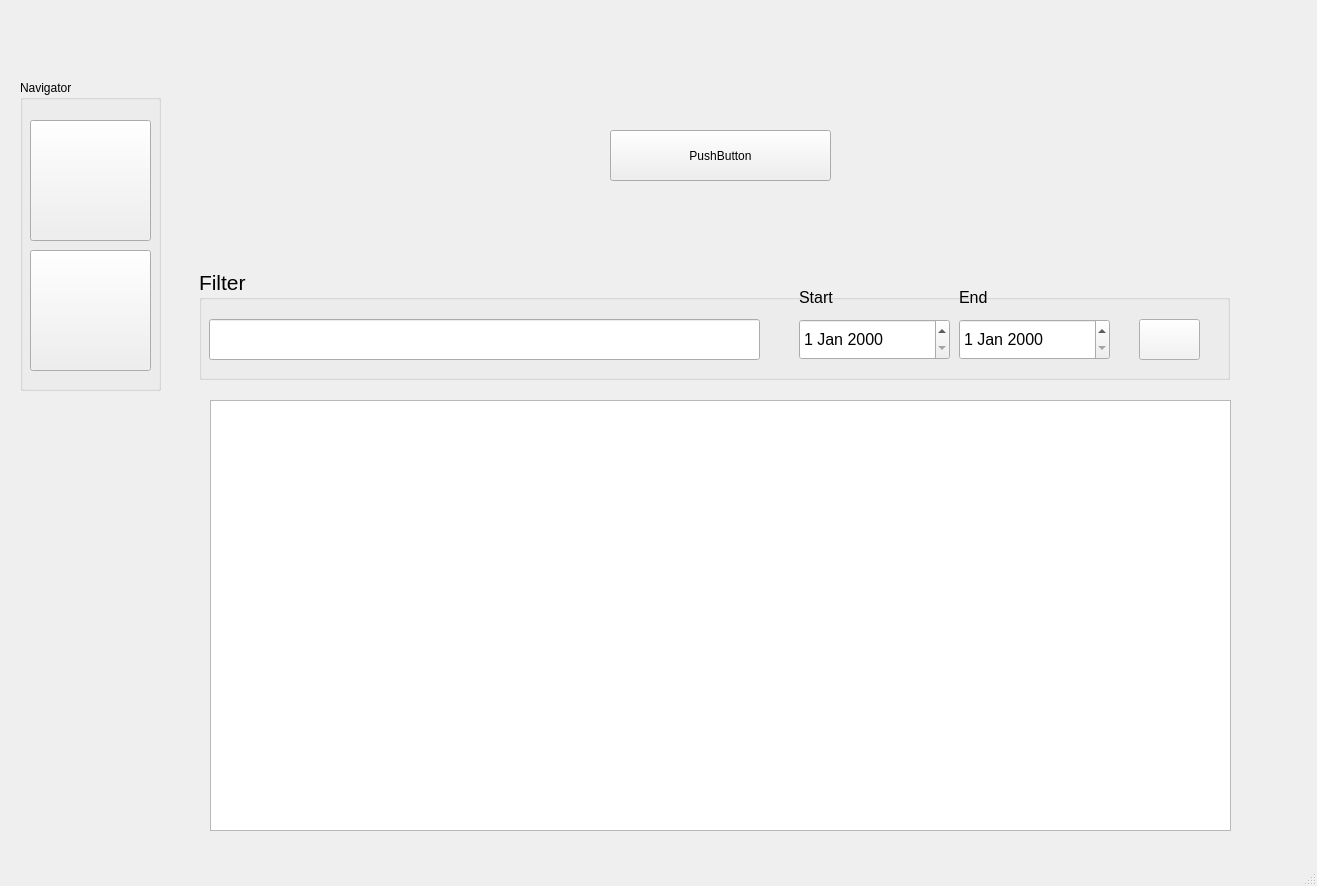
<?xml version="1.0" encoding="UTF-8"?>
<ui version="4.0">
 <class>MainWindow</class>
 <widget class="QMainWindow" name="MainWindow">
  <property name="geometry">
   <rect>
    <x>0</x>
    <y>0</y>
    <width>1317</width>
    <height>886</height>
   </rect>
  </property>
  <property name="windowTitle">
   <string>MainWindow</string>
  </property>
  <widget class="QWidget" name="centralwidget">
   <widget class="QStackedWidget" name="stackedWidget">
    <property name="geometry">
     <rect>
      <x>180</x>
      <y>50</y>
      <width>1071</width>
      <height>791</height>
     </rect>
    </property>
    <property name="currentIndex">
     <number>1</number>
    </property>
    <widget class="QWidget" name="users">
     <widget class="QRadioButton" name="radioButton">
      <property name="geometry">
       <rect>
        <x>160</x>
        <y>80</y>
        <width>89</width>
        <height>20</height>
       </rect>
      </property>
      <property name="text">
       <string>RadioButton</string>
      </property>
     </widget>
    </widget>
    <widget class="QWidget" name="payments">
     <widget class="QTableView" name="paymentsTableView">
      <property name="geometry">
       <rect>
        <x>30</x>
        <y>350</y>
        <width>1021</width>
        <height>431</height>
       </rect>
      </property>
      <property name="baseSize">
       <size>
        <width>100</width>
        <height>100</height>
       </size>
      </property>
      <property name="font">
       <font>
        <pointsize>12</pointsize>
       </font>
      </property>
      <attribute name="horizontalHeaderVisible">
       <bool>true</bool>
      </attribute>
      <attribute name="horizontalHeaderCascadingSectionResizes">
       <bool>true</bool>
      </attribute>
     </widget>
     <widget class="QPushButton" name="button">
      <property name="geometry">
       <rect>
        <x>430</x>
        <y>80</y>
        <width>221</width>
        <height>51</height>
       </rect>
      </property>
      <property name="text">
       <string>PushButton</string>
      </property>
     </widget>
     <widget class="QGroupBox" name="groupBox_2">
      <property name="geometry">
       <rect>
        <x>19</x>
        <y>219</y>
        <width>1031</width>
        <height>111</height>
       </rect>
      </property>
      <property name="font">
       <font>
        <pointsize>16</pointsize>
       </font>
      </property>
      <property name="title">
       <string>Filter</string>
      </property>
      <widget class="QLineEdit" name="lineEdit">
       <property name="geometry">
        <rect>
         <x>10</x>
         <y>50</y>
         <width>551</width>
         <height>41</height>
        </rect>
       </property>
       <property name="font">
        <font>
         <pointsize>12</pointsize>
        </font>
       </property>
       <property name="text">
        <string/>
       </property>
      </widget>
      <widget class="QDateEdit" name="dateEdit">
       <property name="geometry">
        <rect>
         <x>600</x>
         <y>50</y>
         <width>151</width>
         <height>41</height>
        </rect>
       </property>
       <property name="font">
        <font>
         <pointsize>12</pointsize>
        </font>
       </property>
      </widget>
      <widget class="QDateEdit" name="dateEdit_2">
       <property name="geometry">
        <rect>
         <x>760</x>
         <y>50</y>
         <width>151</width>
         <height>41</height>
        </rect>
       </property>
       <property name="font">
        <font>
         <pointsize>12</pointsize>
        </font>
       </property>
      </widget>
      <widget class="QPushButton" name="pushButton_3">
       <property name="geometry">
        <rect>
         <x>940</x>
         <y>50</y>
         <width>61</width>
         <height>41</height>
        </rect>
       </property>
       <property name="font">
        <font>
         <pointsize>12</pointsize>
        </font>
       </property>
       <property name="autoFillBackground">
        <bool>false</bool>
       </property>
       <property name="styleSheet">
        <string notr="true">background-color: #f3f3f3;

</string>
       </property>
       <property name="text">
        <string/>
       </property>
       <property name="icon">
        <iconset resource="icons.qrc">
         <normaloff>:/icons/Icons/magnifier.png</normaloff>:/icons/Icons/magnifier.png</iconset>
       </property>
       <property name="iconSize">
        <size>
         <width>46</width>
         <height>33</height>
        </size>
       </property>
      </widget>
      <widget class="QLabel" name="label">
       <property name="geometry">
        <rect>
         <x>600</x>
         <y>20</y>
         <width>71</width>
         <height>16</height>
        </rect>
       </property>
       <property name="font">
        <font>
         <pointsize>12</pointsize>
        </font>
       </property>
       <property name="text">
        <string>Start</string>
       </property>
      </widget>
      <widget class="QLabel" name="label_2">
       <property name="geometry">
        <rect>
         <x>760</x>
         <y>20</y>
         <width>71</width>
         <height>16</height>
        </rect>
       </property>
       <property name="font">
        <font>
         <pointsize>12</pointsize>
        </font>
       </property>
       <property name="text">
        <string>End</string>
       </property>
      </widget>
     </widget>
    </widget>
   </widget>
   <widget class="QGroupBox" name="groupBox">
    <property name="geometry">
     <rect>
      <x>20</x>
      <y>80</y>
      <width>141</width>
      <height>311</height>
     </rect>
    </property>
    <property name="title">
     <string>Navigator</string>
    </property>
    <widget class="QPushButton" name="pushButton_2">
     <property name="geometry">
      <rect>
       <x>10</x>
       <y>170</y>
       <width>121</width>
       <height>121</height>
      </rect>
     </property>
     <property name="sizePolicy">
      <sizepolicy hsizetype="Expanding" vsizetype="Expanding">
       <horstretch>0</horstretch>
       <verstretch>0</verstretch>
      </sizepolicy>
     </property>
     <property name="text">
      <string/>
     </property>
     <property name="icon">
      <iconset resource="icons.qrc">
       <normaloff>:/tickets/Icons/payments.png</normaloff>:/tickets/Icons/payments.png</iconset>
     </property>
     <property name="iconSize">
      <size>
       <width>128</width>
       <height>128</height>
      </size>
     </property>
    </widget>
    <widget class="QPushButton" name="pushButton">
     <property name="geometry">
      <rect>
       <x>10</x>
       <y>40</y>
       <width>121</width>
       <height>121</height>
      </rect>
     </property>
     <property name="sizePolicy">
      <sizepolicy hsizetype="Expanding" vsizetype="Expanding">
       <horstretch>0</horstretch>
       <verstretch>0</verstretch>
      </sizepolicy>
     </property>
     <property name="text">
      <string/>
     </property>
     <property name="icon">
      <iconset resource="icons.qrc">
       <normaloff>:/users/Icons/users.png</normaloff>:/users/Icons/users.png</iconset>
     </property>
     <property name="iconSize">
      <size>
       <width>128</width>
       <height>128</height>
      </size>
     </property>
    </widget>
   </widget>
  </widget>
  <widget class="QMenuBar" name="menubar">
   <property name="geometry">
    <rect>
     <x>0</x>
     <y>0</y>
     <width>1317</width>
     <height>22</height>
    </rect>
   </property>
  </widget>
  <widget class="QStatusBar" name="statusbar"/>
 </widget>
 <resources>
  <include location="icons.qrc"/>
 </resources>
 <connections/>
</ui>
